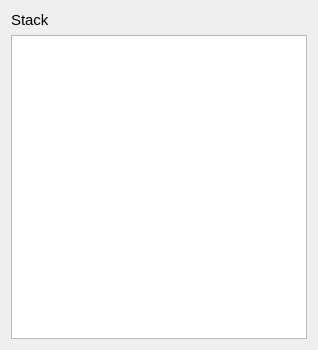
<?xml version="1.0" encoding="UTF-8"?>
<ui version="4.0">
 <class>StackWidget</class>
 <widget class="QWidget" name="StackWidget">
  <property name="geometry">
   <rect>
    <x>0</x>
    <y>0</y>
    <width>318</width>
    <height>350</height>
   </rect>
  </property>
  <property name="windowTitle">
   <string>Form</string>
  </property>
  <layout class="QVBoxLayout" name="verticalLayout">
   <item>
    <widget class="QLabel" name="lblStack">
     <property name="font">
      <font>
       <pointsize>11</pointsize>
      </font>
     </property>
     <property name="text">
      <string>Stack</string>
     </property>
    </widget>
   </item>
   <item>
    <widget class="QTextBrowser" name="textareaStack"/>
   </item>
  </layout>
 </widget>
 <resources/>
 <connections/>
</ui>
